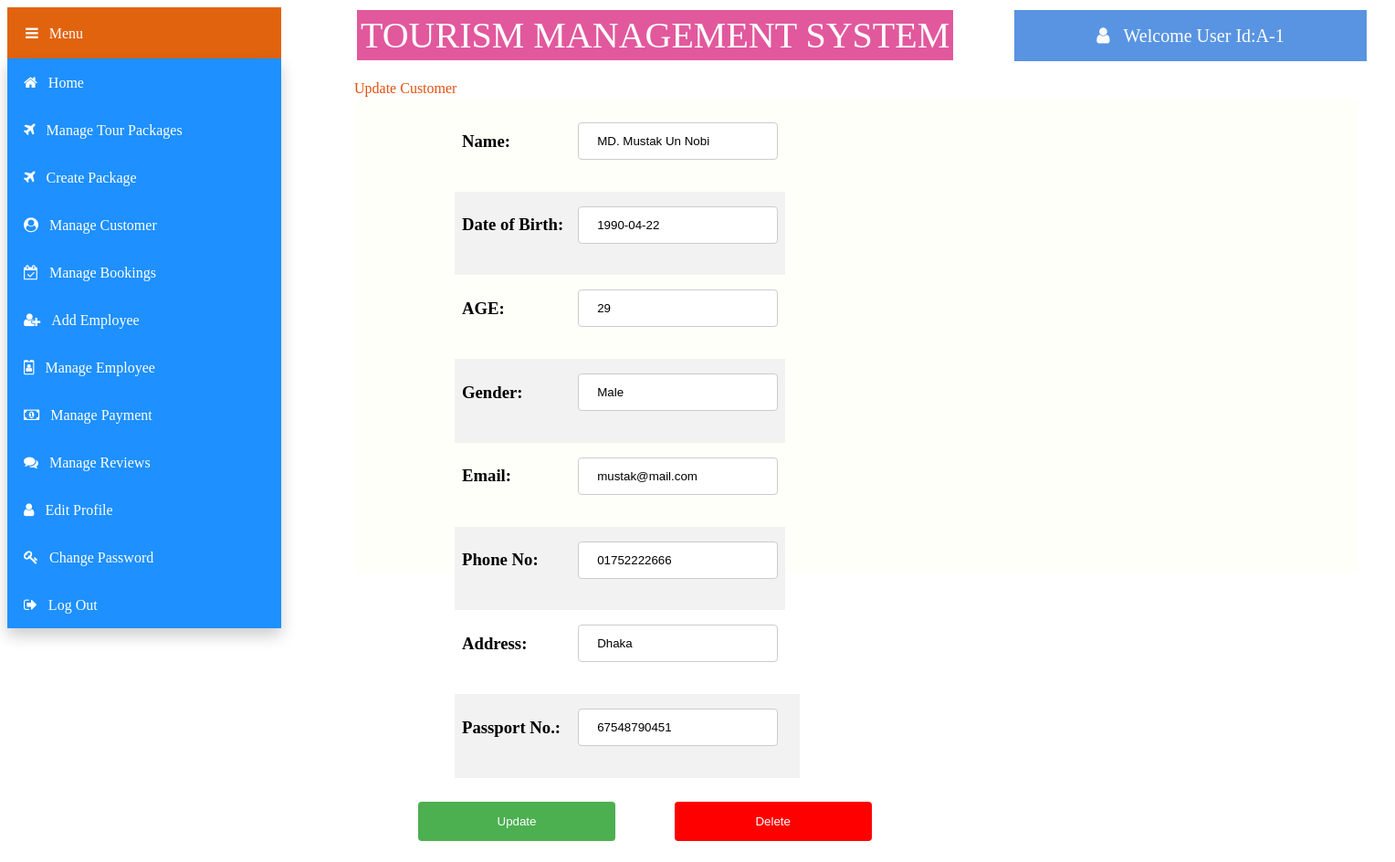
/views/Admin/updateuser.php?id=C-1 (signed in), run on the app's committed database.
### tables this page shows
CREATE TABLE `customer` (
  `c_id` varchar(50) NOT NULL,
  `name` varchar(50) NOT NULL,
  `dob` date NOT NULL,
  `age` varchar(50) NOT NULL,
  `mobile` varchar(50) NOT NULL,
  `address` varchar(50) NOT NULL,
  `passport_id` varchar(50) NOT NULL,
  `status` varchar(50) NOT NULL,
  `gender` varchar(50) NOT NULL,
  `email` varchar(50) NOT NULL,
  `image` varchar(100) NOT NULL
);

### models/database.php (called while the page is built, shortened)
<?php
	 $serverName="localhost";
	 $userName="root";
	 $password="";
	 $dbName="tms";
	function get($query)
	{
        $data=array();
		global $serverName,$userName,$password,$dbName;
		$conn = mysqli_connect( $serverName, $userName, $password, $dbName);
        $result=mysqli_query($conn,$query);
        if(mysqli_num_rows($result) > 0)
        {
            while($row = mysqli_fetch_assoc($result))
            {
                $entity=array();
                foreach($row as $k=>$v)
                {
                    $entity[$k] = $row[$k];
                }
                $data[] = $entity;
            }
        }
		return $data;
	}
?>

### controllers/customerController.php (called while the page is built, shortened)
<?php
    require_once '../../models/database.php';
    function getCustomer($id)
	{
		$query="SELECT * FROM customer WHERE c_id='$id'";
		$cms=get($query);
		return $cms[0];
    }
?>

### views/Admin/updateuser.php (the view, shortened to what this page needs)
<?php
include '../../controllers/customerController.php';
$cid = $_GET["id"];
$cms=getCustomer($cid);
$err_name="";
$err_passport="";
?>
<html>
    <head>
        <link rel="stylesheet" href="https://cdnjs.cloudflare.com/ajax/libs/font-awesome/4.7.0/css/font-awesome.min.css">
        <link rel="stylesheet" type="text/css" href="css/updateuser.css">
    </head>
    <body>
        <div class="title" >TOURISM MANAGEMENT SYSTEM
        </div>
        <div class="dropdown">
            <button class="dropbtn"><i class="fa fa-bars">&nbsp;&nbsp;&nbsp;Menu</i></button>
                <div class="dropdown-content">
                    <button class="btn" onClick="location.href='home.php'" value='home'><i class="fa fa-home">&nbsp;&nbsp;&nbsp;Home</i></button><br>
                    <button class="btn" onClick="location.href='manage_package.php'" value='manage_package'><i class="fa fa-plane">&nbsp;&nbsp;&nbsp;Manage Tour Packages</i></button><br>
                    <button class="btn" onClick="location.href='createpackage.php'" value='createpackage'><i class="fa fa-plane">&nbsp;&nbsp;&nbsp;Create Package</i></button><br>
                    <button class="btn" onClick="location.href='manageuser.php'" value='manageuser'><i class="fa fa-user-circle">&nbsp;&nbsp;&nbsp;Manage Customer</i></button><br>
                    <button class="btn" onClick="location.href='managebooking.php'" value='managebooking'><i class="fa fa-calendar-check-o">&nbsp;&nbsp;&nbsp;Manage Bookings</i></button><br>
                    <button class="btn" onClick="location.href='addemployee.php'" value='addemployee'><i class="fa fa-user-plus" >&nbsp;&nbsp;&nbsp;Add Employee</i></button><br>
                    <button class="btn" onClick="location.href='manageemployee.php'" value='managemployee'><i class="fa fa-id-badge" >&nbsp;&nbsp;&nbsp;Manage Employee</i></button><br>
                    <button class="btn" onClick="location.href='managepayment.php'" value='managepayment'><i class="fa fa-money">&nbsp;&nbsp;&nbsp;Manage Payment</i></button><br>
                    <button class="btn" onClick="location.href='managereview.php'" value='managereview'><i class="fa fa-comments">&nbsp;&nbsp;&nbsp;Manage Reviews</i></button><br>
                    <button class="btn" onClick="location.href='editprofile.php'" value='editprofile'><i class="fa fa-user">&nbsp;&nbsp;&nbsp;Edit Profile</i></button><br>
                    <button class="btn" onClick="location.href='changepassword.php'" value='changepassword'><i class="fa fa-key">&nbsp;&nbsp;&nbsp;Change Password</i></button><br>
                    <button class="btn" onClick=" location.href='../logout.php'"><i class="fa fa-sign-out">&nbsp;&nbsp;&nbsp;Log Out</i></button><br>
                </div>
        </div>
        <div class="welcome" ><i class="fa fa-user">&nbsp;&nbsp;&nbsp;<?php echo "Welcome User Id:".$_SESSION["loggedinuser"];?></i>
        </div>
        <div class="text" >Update Customer</i>
        </div>
        <form method="post" action="">
        <div class="panel">
            <table  >
                <tr>
                    <td> <h3>Name:</h3></td>
                    <td><h3><input type="text" name="ename" value="<?php echo $cms["name"]?>" ></h3></td>
                    <td><span style="color:red"><?php echo $err_name;?></span></td>
                </tr>
                <tr>
                    <td> <h3>Date of Birth:</h3></td>
                    <td><h3><input type="text" name="date" value="<?php echo $cms["dob"]?>" readonly></h3></td>
                </tr>
                <tr>
                    <td> <h3>AGE:</h3></td>
                    <td><h3><input type="text" name="age" value="<?php echo $cms["age"]?>" readonly></h3></td>
                </tr>
                <tr>
                    <td> <h3>Gender:</h3></td>
                    <td><h3><input type="text" name="gender" value="<?php echo $cms["gender"]?>" readonly ></h3></td>
                </tr>
                <tr>
                    <td> <h3>Email:</h3></td>
                    <td style><h3><input type="text" name="email" value="<?php echo $cms["email"]?>" readonly ></h3></td>
                </tr>
                <tr>
                    <td> <h3>Phone No:</h3></td>
                    <td><h3><input type="text" name="phoneno" value="<?php echo $cms["mobile"]?>" readonly ></h3></td>
                </tr>
                <tr>
                    <td> <h3>Address:</h3></td>
                    <td><h3><input type="text" name="address" value="<?php echo $cms["address"]?>" readonly ></h3></td>
                </tr>
                <tr>
                    <td> <h3>Passport No.:</h3></td>
                    <td><h3><input type="text" name="passport" value="<?php echo $cms["passport_id"]?>" ></h3></td>
                    <td><span style="color:red"><?php echo $err_passport;?></span></td>
                </tr>
            </table>
            <h3><input type="submit" name="submit" value="Update"> <input type="submit" name="delete" value="Delete" style="background-color:red;"></h3>
        </div>
    </form>
    </body>
</html>

### views/Admin/css/updateuser.css (style rules this page uses)
.title { background-color: rgb(226, 88, 157); color: white; padding: 4px; min-width:400px; font-size: 40px; text-align: center; border: solid; margin-left:380px; position: absolute; }
.dropbtn { background-color: rgb(226, 99, 14); color: white; padding: 20px; min-width:300px; font-size: 16px; width:30%; text-align:left; border: none; cursor: pointer; }
.dropdown { position: absolute; display: inline-block; }
.dropdown-content { display: block; position: absolute; background-color: #2c2828; min-width: 300px; box-shadow: 0px 8px 16px 0px rgba(0,0,0,0.2); z-index: 1; }
.btn { background-color: DodgerBlue; border: none; color: white; padding: 18px; min-width:300px; font-size: 16px; text-align:left; cursor: pointer; }
.welcome { background-color: rgb(88, 148, 226); color: white; padding: 18px; min-width:350px; font-size: 20px; text-align: center; border: solid; margin-left:1100px; position: absolute; }
.text { color: rgb(226, 81, 14); margin-top: 80px; font-size: 16px; margin-left:380px; position: absolute; }
.panel { display: inline-block; background:rgb(255, 255, 250); min-height: 500px; min-width: 1080px; height: 100px; padding: 10px; border: navajowhite; margin-right: 30px; margin-left: 380px; margin-top:100px ; margin-bottom: 300px; }
input[type=text], select { width: 100%; padding: 12px 20px; margin: 8px 0; display: inline-block; border: 1px solid #ccc; border-radius: 4px; box-sizing: border-box; }
table { border-collapse: collapse; margin-left: 100px; }
th, td { text-align: left; padding: 8px; }
tr:nth-child(even) { background-color: #f2f2f2; }
input[type=submit] { width: 20%; background-color: #4CAF50; color: white; padding: 14px 10px; margin: 8px 0; border: none; border-radius: 4px; margin-left: 60px; cursor: pointer; }

### data on the page
customer: ename "MD. Mustak Un Nobi", date "1990-04-22", age "29", gender "Male", email "mustak@mail.com", phoneno "01752222666", address "Dhaka", passport "67548790451"

### other printed values
$_SESSION["loggedinuser"] "A-1"
